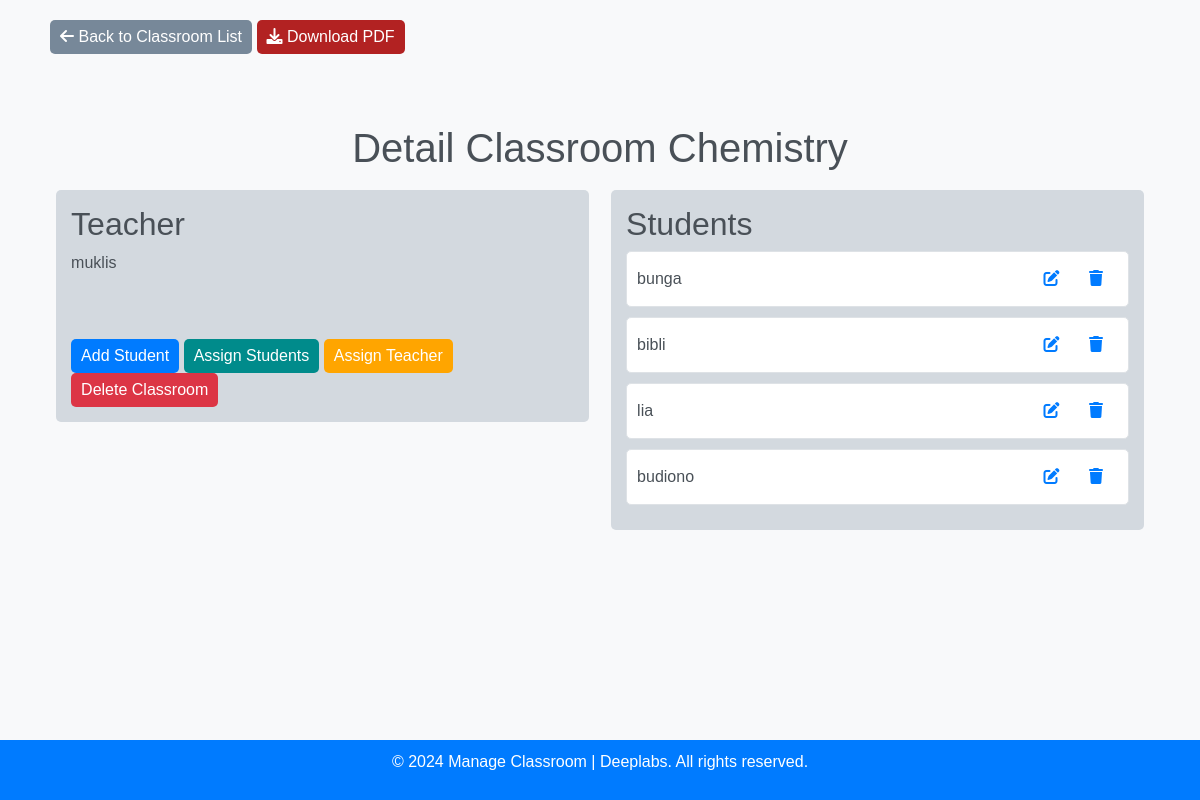
/classroom/12/, run on the app's committed database.
### manage_classroom/models.py (models this page shows, shortened)
class Classroom(models.Model):
    name = models.CharField(max_length=100)
    teacher = models.ForeignKey(Teacher, on_delete=models.CASCADE)
    students = models.ManyToManyField(Student)

class Teacher(models.Model):
    name = models.CharField(max_length=100)
    email = models.EmailField(unique=True)
    def __str__(self):
        return self.name

class Student(models.Model):
    name = models.CharField(max_length=100)
    email = models.EmailField(unique=True)

### manage_classroom/views.py (the view)
# urls.py: path('classroom/<int:classroom_id>/', classroom_detail, name='classroom_detail'),
def classroom_detail(request, classroom_id):
    classroom = get_object_or_404(Classroom, id=classroom_id)
    students = classroom.students.all()
    return render(request, 'classroom_detail.html', {'classroom': classroom, 'students': students})

### app/templates/classroom_detail.html (shortened to what this page needs)
<!DOCTYPE html>
<html lang="en">
<head>
    {% load static %}
    <link rel="stylesheet" href="https://cdnjs.cloudflare.com/ajax/libs/font-awesome/6.0.0-beta3/css/all.min.css"/>
    <link rel="stylesheet" href="https://stackpath.bootstrapcdn.com/bootstrap/4.6.0/css/bootstrap.min.css"
>
</head>
<body>
<header>
    <div class="container" style="padding: 20px 20px;">
        <div class="row">
            <div class="col-md-12">
                <a href="{% url 'home' %}" class="btn btn-back"><i class="fas fa-arrow-left"></i> Back to Classroom List</a>
                <a href="{% url 'download_classroom_pdf' classroom.id %}" class="btn btn-download"><i class="fas fa-download"></i> Download PDF</a>
            </div>
        </div>
    </div>
</header>
<main class="main">
    <section class="feature">
        <div class="container">
            <div class="row align-items-center">
                <div class="col-md-12">
                    <div class="feature-content">
                        <h1>Detail Classroom {{ classroom.name }}</h1>
                        <div class="teacher-students">
                            <div class="teacher-info">
                                <h2>Teacher</h2>
                                <p>{{ classroom.teacher }}</p>
                                <br>
                                <br>
                                <a href="{% url 'add_student' classroom.id %}" class="btn btn-success"
                                   id="addStudentBtn">Add Student</a>
                                <a href="{% url 'assign_student' classroom.id %}" class="btn btn-assign">Assign
                                    Students</a>
                                <a href="{% url 'update_teacher' classroom.id %}" class="btn btn-primary">Assign
                                    Teacher</a>
                                <a href="{% url 'delete_classroom' classroom.id %}" class="btn btn-danger">Delete
                                    Classroom</a>
                            </div>
                            <div class="students-list">
                                <h2>Students</h2>
                                {% for student in classroom.students.all %}
                                <div class="student-item text-right">
                                    {{ student.name }}
                                    <div class="student-item__actions">
                                        <button class="btn btn-link" onclick="editStudent({{ student.id }})">
                                            <a href="{% url 'edit_student' classroom.id student.id %}">
                                                <i class="fa fa-edit" style="border: none;"></i>
                                            </a>
                                        </button>
                                        <button class="btn btn-link" onclick="deleteStudent({{ student.id }})">
                                            <a href="{% url 'delete_student' classroom.id student.id %}">
                                                <i class="fa fa-trash" style="border: none;"></i>
                                            </a>
                                        </button>
                                    </div>
                                </div>
                                {% endfor %}
                            </div>
                        </div>
                    </div>
                </div>
            </div>
        </div>
    </section>
</main>
<footer class="mt-4">
    <div class="container">
        <p>&copy; 2024 Manage Classroom | Deeplabs. All rights reserved.</p>
    </div>
</footer>
</body>
</html>

### app/templates/classroom_detail.html (style rules this page uses)
body { font-family: 'Arial', sans-serif; background-color: #f8f9fa; margin: 0; padding: 0; color: #495057; display: flex; flex-direction: column; min-height: 100vh; }
main { flex: 1; padding: 50px 0; }
.feature-content { text-align: center; }
.teacher-students { display: flex; justify-content: space-around; align-items: flex-start; flex-wrap: wrap; }
.teacher-info, .students-list { width: 48%; margin: 10px 0; background-color: #d3d9df; padding: 15px; border-radius: 5px; text-align: left; }
.teacher-info { margin-right: 0; }
.student-item { border: 1px solid #dee2e6; margin-bottom: 10px; padding: 10px; border-radius: 5px; background-color: #ffffff; display: flex; align-items: center; }
.btn-back { background-color: #778899; color: white; padding: 5px 10px; border: none; border-radius: 5px; cursor: pointer; text-decoration: none; }
.btn-download { background-color: #B22222; color: white; padding: 5px 10px; border: none; border-radius: 5px; cursor: pointer; text-decoration: none; }
.btn-primary { background-color: #FFA500; color: white; padding: 5px 10px; border: none; border-radius: 5px; cursor: pointer; text-decoration: none; }
.btn-assign { background-color: #008B8B; color: white; padding: 5px 10px; border: none; border-radius: 5px; cursor: pointer; text-decoration: none; }
.btn-success { background-color: #007bff; color: white; padding: 5px 10px; border: none; border-radius: 5px; cursor: pointer; text-decoration: none; }
.btn-danger { background-color: #dc3545; color: white; padding: 5px 10px; border: none; border-radius: 5px; cursor: pointer; text-decoration: none; }
.student-item__actions { margin-left: auto; }
.student-item button { background-color: #ffffff; color: white; padding: 5px 10px; border: none; border-radius: 3px; cursor: pointer; }
.student-item button i { margin-right: 5px; }
footer { background-color: #007bff; color: white; padding: 10px 0; text-align: center; width: 100%; margin-top: auto; }

### data on the page
Classroom: name "Chemistry", teacher "muklis"
Student: name "bunga"
Student: name "bibli"
Student: name "lia"
Student: name "budiono"
